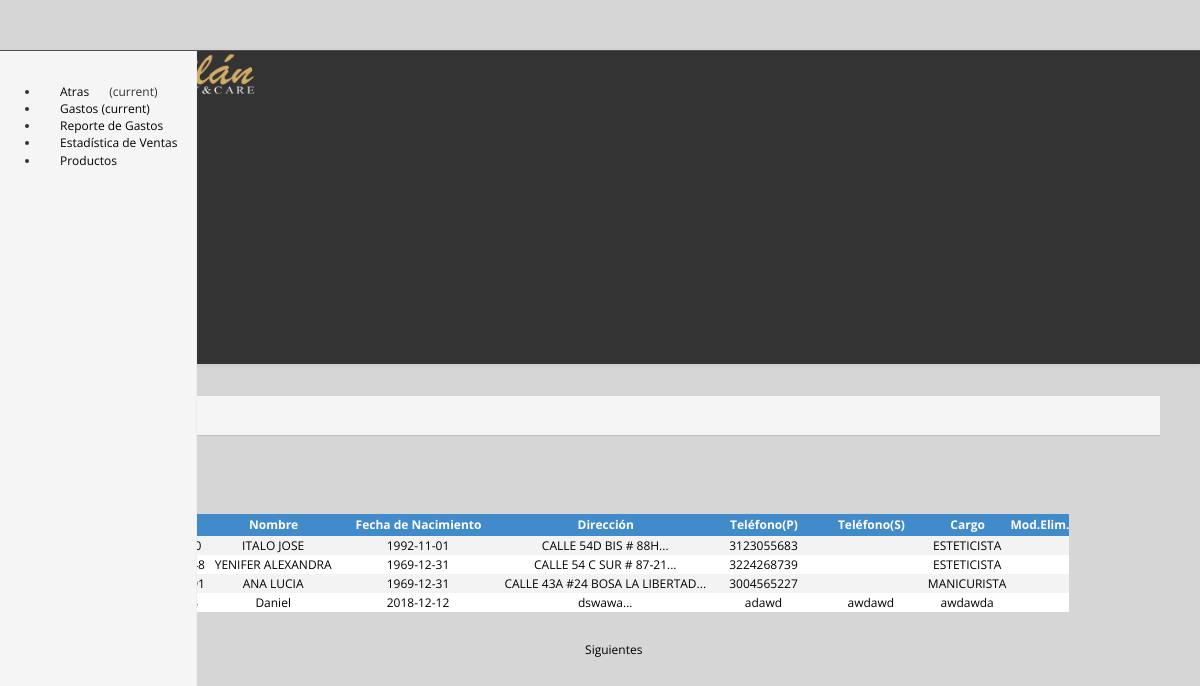
The page /empleados/registro_empleados.php (signed in) on the database its author committed.
### tables this page shows
CREATE TABLE `tb_empleados` (
  `id` int(11) NOT NULL,
  `cedula` varchar(45) NOT NULL,
  `nombre` varchar(25) NOT NULL,
  `apellido` varchar(25) NOT NULL,
  `fecha_nacimiento` date NOT NULL,
  `direccion` varchar(45) NOT NULL,
  `telefono_principal` varchar(15) NOT NULL,
  `telefono_secundario` varchar(15) DEFAULT NULL,
  `email` varchar(45) DEFAULT NULL,
  `cargo_ocupacion` varchar(45) NOT NULL
);

### class/class.php (called while the page is built, shortened)
<?php
class Conectar
{
    public static function conecta()
    {
        $con = mysql_connect("localhost", "root", "");
        return $con;
    }
}
class Cliente
{
    private $datos;
    public function __construct()
    {
        $this->datos = array();
    }
    public function PaginadoEmpleado($inicio)
    {
        $sql = "select * from tb_empleados order by id desc limit $inicio, 10";
        $res = mysql_query($sql, Conectar::conecta());
        while ($reg = mysql_fetch_assoc($res))
        {
            $this->datos[] = $reg;
        }
        return $this->datos;
    }
    public function MostrarEmpleadoTabla()
    {
        $sql = "select * from tb_empleados";
        $res = mysql_query($sql, Conectar::conecta());
        while ($reg = mysql_fetch_assoc($res))
        {
            $this->datos[] = $reg;
        }
        return $this->datos;
    }
}
?>

### empleados/registro_empleados.php (the view, shortened to what this page needs)
<?php include("../start.php");
	  include("../class/class.php");
	  $empleados = new Cliente();
?>
<!DOCTYPE html>
<html lang="en">
<head>
<link rel="stylesheet" href="../css/bootstrap.min.css">
<link rel="stylesheet" href="../css/bootstrap-theme.min.css">
<link rel="stylesheet" href="../css/style.css"/>
<link href="../css/dashboard.css" rel="stylesheet" type="text/css" />
<link rel="stylesheet" type="text/css" href="../css/component.css" />
</head>
<body>
    <?php include("../include/menu_top.php")?>
    <div class="container-fluid">
        <div class="row">
            <div class="col-sm-3 col-md-2 sidebar">
                <?php
                    include ("../include/menu_lateral_1.php");
                 ?>
            </div>
            <div class="col-sm-9 col-sm-offset-3 col-md-10 col-md-offset-2 main">
            <div class="fondo">
                <div style="background:rgb(245, 245, 245); text-align:left; padding: 5px 0px 0px 0px; height:40px; border-bottom: 1px  #C0C0C0 solid;border-radius: 0px;">
                    <span style="color: #333333; font-weight:bold;font-size:14pt;padding: 0 0 0 10px;">Empleados </span><br><br>
                    <div class="btnSuperior"><a href="add_empleado.php" class="btn btn-primary">Añadir</a></div>
                </div>
                <br><br>
                <div class="row placeholders">
                    <form name="form_clie" id="form_clie" action="registro_cliente.php" method="post">
                <div class="table-responsive">
                <table widht='100%' id='Tabla'  name='Tabla' style='display:' class='table table-hover' border='0' align='center'  >
                <section>
                    <thead>
                    <tr>
                        <th class="tbDinami">Cédula</th>
                        <th class="tbDinami">Nombre</th>
                        <th class="tbDinami">Fecha de Nacimiento</th>
                        <th class="tbDinami">Dirección</th>
                        <th class="tbDinami">Teléfono(P)</th>
                        <th class="tbDinami">Teléfono(S)</th>
                        <th class="tbDinami">Cargo</th>
                        <th>Mod.</th>
                        <th>Elim.</th>
                     </tr>
                 </thead>
                 <tbody>
                 <?php
				 if(isset($_GET["posicion"]))
				 {
					 $inicio = $_GET["posicion"];
					 }
					 else
					 {
						 $inicio=0;
						 }
				 $paginacion = $empleados->PaginadoEmpleado($inicio);
				 $row = $empleados->MostrarEmpleadoTabla();
				 $ind=0;
				 for($i=0; $i<sizeof($paginacion); $i++)
                {
                    $ind= $ind + 1;
                    ?>
                    <tr <?php $ind ?> class="fila">
                    <td><a href="javascript:void(0);" onclick="window.location='modificar_empleado.php?id=<?php echo $row[$i]["id"]?>'"><?php echo $row[$i]["cedula"] ?></a></td>
                    <td><a href="javascript:void(0);" onclick="window.location='modificar_empleado.php?id=<?php echo $row[$i]["id"]?>'"><?php echo substr(ucwords($row[$i]["nombre"]),0,20);?></a></td>
                    <td><a href="javascript:void(0);" onclick="window.location='modificar_empleado.php?id=<?php echo $row[$i]["id"]?>'"><?php echo substr(ucwords($row[$i]["fecha_nacimiento"]),0,20);?></a></td>
                    <td><a href="javascript:void(0);" onclick="window.location='modificar_empleado.php?id=<?php echo $row[$i]["id"]?>'"><?php echo substr($row[$i]["direccion"],0,50)."...";?></a></td>
                    <td><a href="javascript:void(0);" onclick="window.location='modificar_empleado.php?id=<?php echo $row[$i]["id"]?>'"><?php echo $row[$i]["telefono_principal"]?></a></td>
                    <td><a href="javascript:void(0);" onclick="window.location='modificar_empleado.php?id=<?php echo $row[$i]["id"]?>'"><?php echo $row[$i]["telefono_secundario"]?></a></td>
                    <td><a href="javascript:void(0);" onclick="window.location='modificar_empleado.php?id=<?php echo $row[$i]["id"]?>'"><?php echo $row[$i]["cargo_ocupacion"]?></a></td>
                     <td ><a href="javascript:void(0);" class="btn btn-warning"  onclick="window.location='modificar_empleado.php?id=<?php echo $row[$i]["id"]?>'"></a></td>
                    <td><a class="btn btn-danger" style="cursor:pointer;"title="Eliminar" width="20" align="center" onclick="eliminarClie(<?php echo $row[$i]["id"]?>)"></a> </td>
                    </tr>
                   <?php
                    }
                    ?>
                    </section>
                </table>
                </div>
                </form>
                </div>
                <div class="row placeholders">
                    <div class="col-md-12">
                    <nav aria-label="...">
                        <ul class="pager">
                        <?php
						if(count($paginacion)>=10)
						{
							$proxima = $inicio+10;
							?>
                            <li class="next"><a href="?posicion=<?php echo $proxima;?>">Siguientes <span class="glyphicon glyphicon-menu-right" aria-hidden="true"></span></a></li>
                            <?php
							}
							else
							{
								?>
								<li class="next"><a href="#">Siguientes <span class="glyphicon glyphicon-menu-right" aria-hidden="true"></span></a></li>
                                <?php
							}
						?>
                        </ul>
                        </nav>
                    </div>
                </div>
            </div>
            </div>
        </div>
    </div>
</body>
</html>

### css/style.css (style rules this page uses)
table#Tabla { margin-top: 44px !important; }
.fondo { background: none; border-radius: 0px; }
.row { margin-right: 0 !important; margin-left: 0 !important; }
.btnSuperior { margin: 8px 0 0 0; background: #d6d6d6; padding: 6px 0 10px 9px; }
body { padding-top: 70px; }
.btn { color: white !important; }
.main { text-align: center; }
body { font-family: 'Open Sans', sans-serif; font-size:12px; }
td,tr { font-family: 'Open Sans', sans-serif; font-size:12px; }
table { font-family: 'Open Sans', sans-serif; font-size:12px; }
table,td,RegClien { padding: 1px 4px 1px 3px; }
th { background: #428bca; font-weight: bold; color: white; text-align: center; }
tr.fila:nth-child(odd) { background-color:#F3F3F3; }
tr.fila:nth-child(even) { background-color:#fff; }
a:link { text-decoration:none; color:black; }
#absolute,body { background: rgb(214, 214, 214); }
.tbDinami { padding:2px 20px 2px 20px; }
* { -webkit-box-sizing: border-box; -moz-box-sizing: border-box; box-sizing: border-box; outline: none; }

### css/dashboard.css (style rules this page uses)
body { padding-top: 50px; }
.sidebar { display: none; }
@media (min-width: 768px) { .sidebar { position: fixed; top: 51px; bottom: 0; left: 0; z-index: 1000; display: block; padding: 20px; overflow-x: hidden; overflow-y: auto; background-color: #f5f5f5; border-right: 1px solid #eee; } }
.main { padding: 20px; }
@media (min-width: 768px) { .main { padding-right: 40px; padding-left: 40px; } }
.placeholders { margin-bottom: 0px; text-align: center; }

### rows shown on the page
tb_empleados: nombre "ITALO JOSE", fecha_nacimiento "1992-11-01", direccion "CALLE 54D BIS # 88H", telefono_principal "3123055683", cargo_ocupacion "ESTETICISTA"
tb_empleados: nombre "YENIFER ALEXANDRA", fecha_nacimiento "1969-12-31", direccion "CALLE 54 C SUR # 87-21", telefono_principal "3224268739", cargo_ocupacion "ESTETICISTA"
tb_empleados: nombre "ANA LUCIA", fecha_nacimiento "1969-12-31", direccion "CALLE 43A #24 BOSA LA LIBERTAD", telefono_principal "3004565227", cargo_ocupacion "MANICURISTA"
tb_empleados: nombre "Daniel", fecha_nacimiento "2018-12-12", direccion "dswawa", telefono_principal "adawd", telefono_secundario "awdawd", cargo_ocupacion "awdawda"
